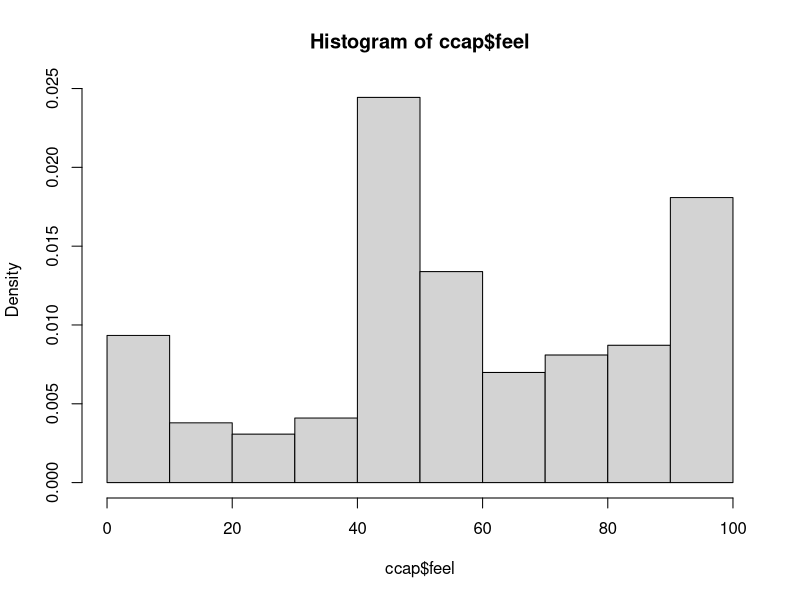
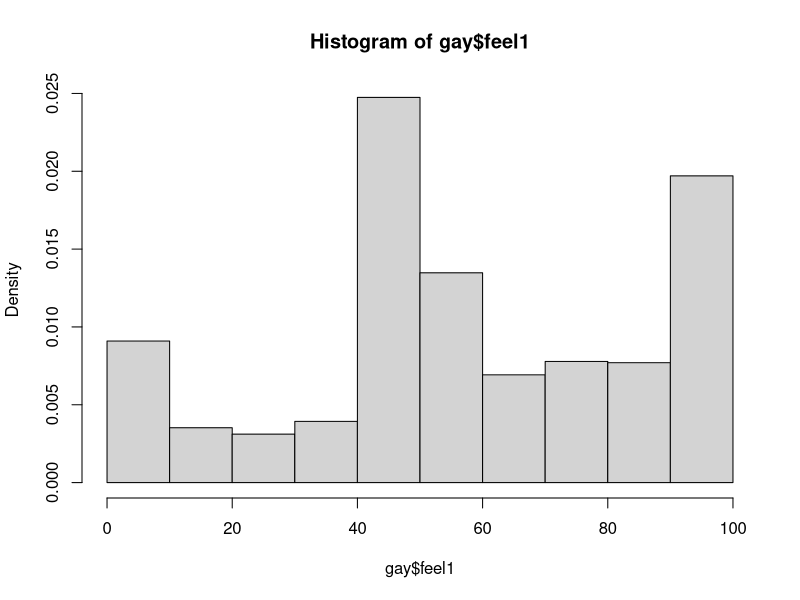
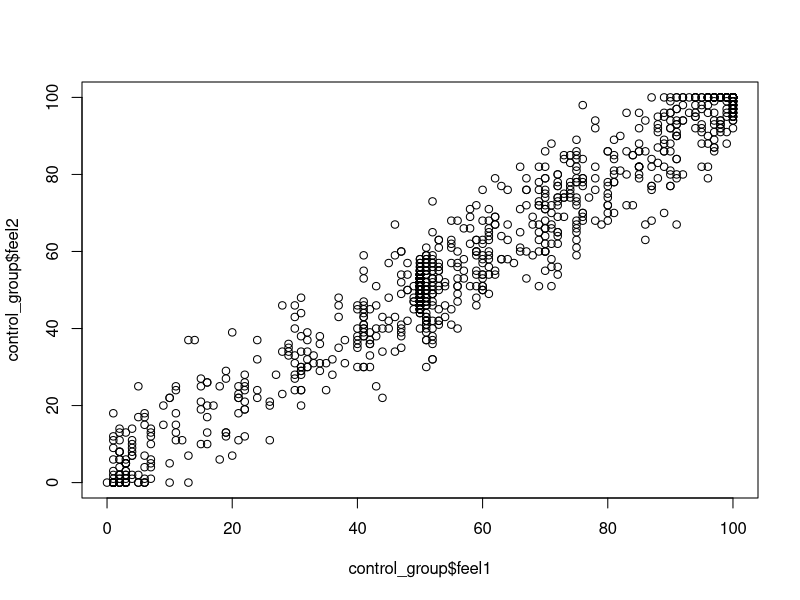
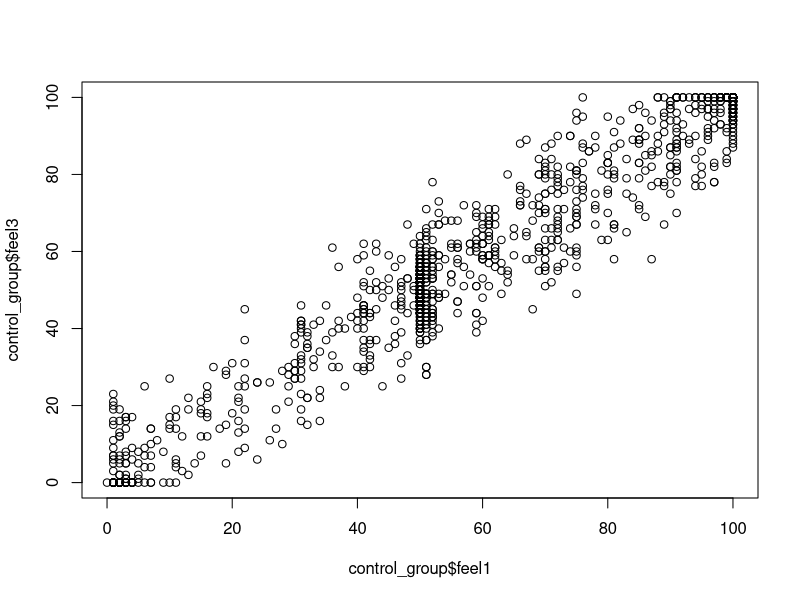
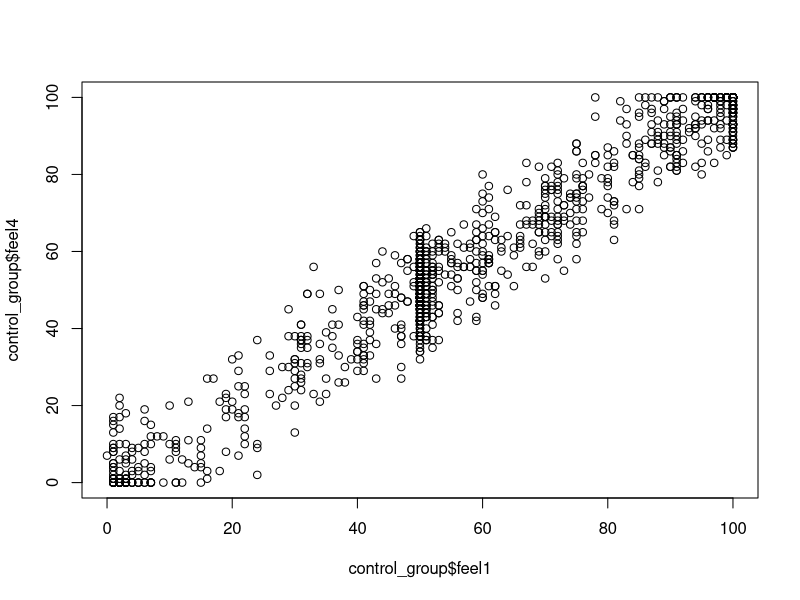

Here is the R script that generated these plots, in order:
## ---- chunk 1

ccap <- read.csv("CCAP.csv")
View(ccap)


gay <- read.csv("gay.csv")
View(gay)

head(ccap, n=4)
head(gay, n=4)

dim(gay)
dim(ccap)

## ---- chunk 2
hist(ccap$feel,freq = F, breaks = 10)

hist(gay$feel1,freq = F, breaks = 10)


## ---- chunk 3
summary(ccap$feel)
sd(ccap$feel)

summary(gay$feel1)
sd(gay$feel1)
## ---- chunk 4

## ---- chunk 5
control_group <- gay[gay$treatment== "No Contact",]
plot(x=control_group$feel1, y=control_group$feel2)
plot(x=control_group$feel1, y=control_group$feel3)
plot(x=control_group$feel1, y=control_group$feel4)
## ---- chunk 6
cor(control_group$feel1, control_group$feel2, use = "complete.obs")
cor(control_group$feel1, control_group$feel3, use = "complete.obs")
cor(control_group$feel1, control_group$feel4, use = "complete.obs")

## ---- chunk 7

